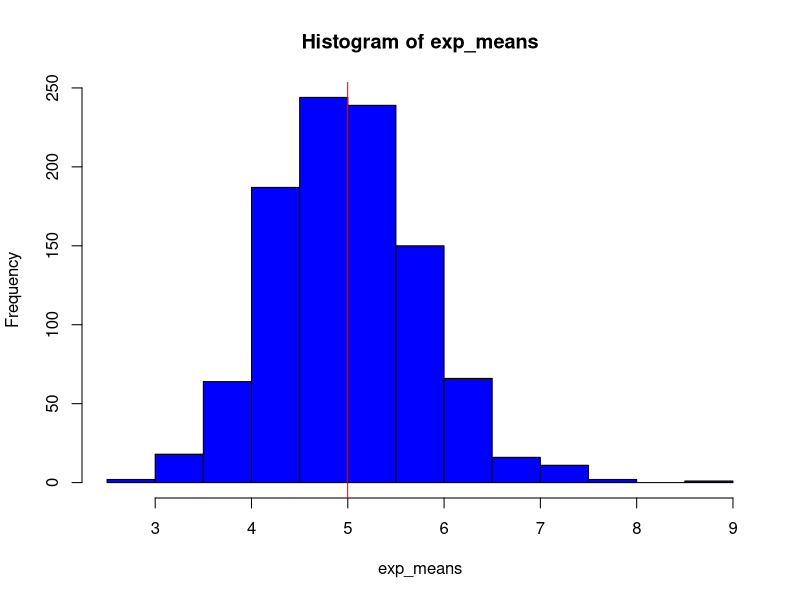
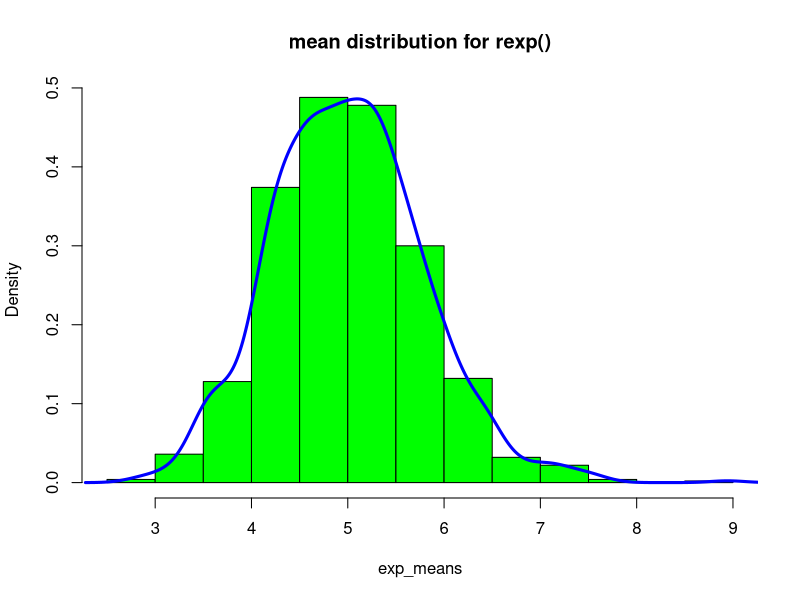
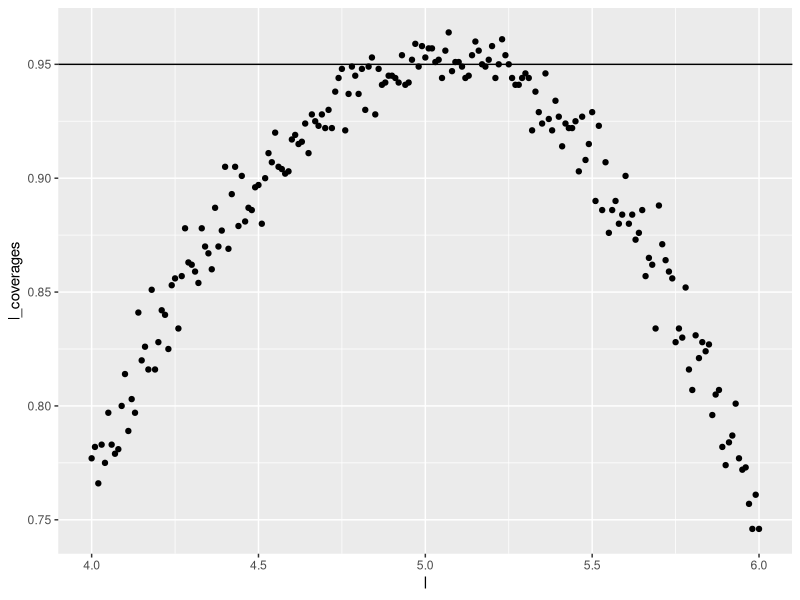

Write R code to recreate these figures, in order.
## ---- chunk 1
library(ggplot2)
lambda=0.2
n=40
theoretical_mean=1/lambda
theoretical_sd=(1/lambda)/sqrt(n)
nsim=1000
set.seed(820)
## ---- chunk 2
exp_means=NULL
for(i in 1:nsim) exp_means=c(exp_means,mean(rexp(n,lambda)))
## ---- chunk 3
hist(exp_means,col = "blue",breaks=20)
actual_mean<-mean(exp_means)
abline(v=actual_mean, col="red")
## ---- chunk 4
print(theoretical_mean)
## ---- chunk 5
sample_sd<-sd(exp_means)
print(sample_sd)
## ---- chunk 6
sample_variance<-sample_sd^2
print(sample_variance)
## ---- chunk 7
print(theoretical_sd)
## ---- chunk 8
theoretical_variance<-theoretical_sd^2
print(theoretical_variance)
## ---- chunk 9
hist(exp_means, prob=TRUE, col="green", main="mean distribution for rexp()", breaks=20)
lines(density(exp_means), lwd=3, col="blue")
## ---- chunk 10
l<-seq(4,6, by=0.01)
coverage <- function(l){
  means<-rowMeans(matrix(rexp(n*nsim, rate = 0.2),nsim,n))
  ll<-means - qnorm(0.975)*sqrt(1/lambda**2/n)
  ul<-means + qnorm(0.975)*sqrt(1/lambda**2/n)
  mean(ll<l & ul>l)
}
l_coverages<-sapply(l,coverage)
qplot(l, l_coverages) + geom_hline(yintercept=0.95)
